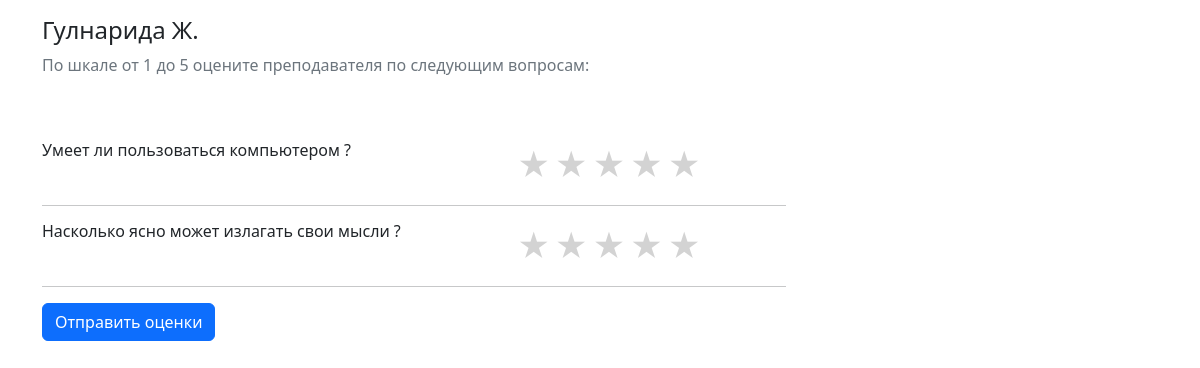
Before: /questionnaire/?prepod=1 with the older database file.
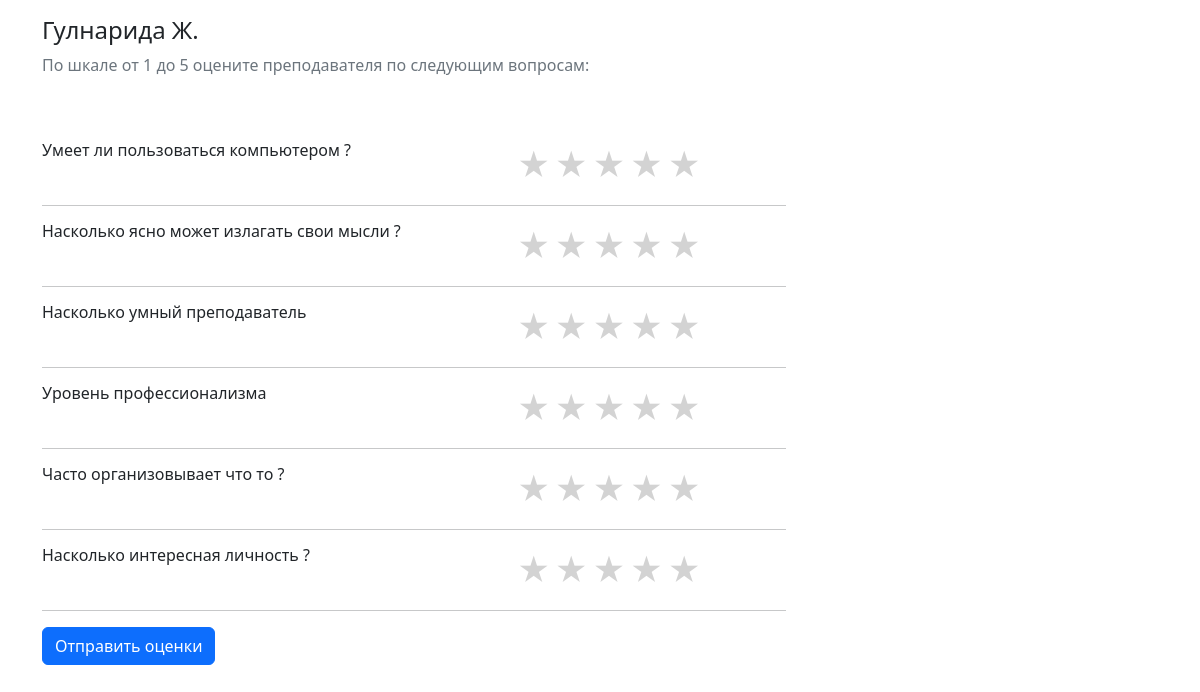
After: the same page with the newer database file.
### main/models.py (models this page shows, shortened)
class Prepod(models.Model):
    name = models.CharField(max_length=100)
    photo = models.ImageField(upload_to='prepod_photos/', null=True, blank=True)
    bio = models.TextField(null=True, blank=True)  # Биография преподавателя
    department = models.CharField(max_length=100, null=True, blank=True)  # Отдел или кафедра

class Question(models.Model):
    title = models.CharField(max_length=150)
    category = models.ForeignKey(QuestionCategory, on_delete=models.CASCADE)  # Для какой категории

### main/views.py (the view)
# urls.py: path('questionnaire/', questionnaire, name='questionnaire'),
def questionnaire(request):
    questions = Question.objects.all()
    prepod_id = request.GET.get('prepod')
    prepod = Prepod.objects.get(pk=prepod_id)
    context = {'prepod': prepod, 'questions': questions}
    return render(request, 'questionnaire.html', context)

### templates/questionnaire.html (shortened to what this page needs)
{% extends 'base.html' %}
{% block main %}
<h4>{{ prepod.name }}</h4>
<p class="text-secondary">По шкале от 1 до 5 оцените преподавателя по следующим вопросам:</p>
<br><br>
<form method="POST" action="{% url 'submit_ratings' %}">
    {% for question in questions %}
    <section class="row">
        <h6 class="col-5">{{ question.title }}</h6>
        <div class="col-6">
            <div class="star-rating" data-rating-id="{{ question.id }}">
                <span class="star" data-value="1">&#9733;</span>
                <span class="star" data-value="2">&#9733;</span>
                <span class="star" data-value="3">&#9733;</span>
                <span class="star" data-value="4">&#9733;</span>
                <span class="star" data-value="5">&#9733;</span>
            </div>
        </div>
    </section>
    <div class="col-8">
        <hr>
    </div>
    {% endfor %}
    <button type="submit" class="btn btn-primary">Отправить оценки</button>
</form>
{% endblock %}

### templates/base.html (shortened to what this page needs)
<!doctype html>
<html lang="ru">
<head>
    <link href="https://cdn.jsdelivr.net/npm/bootstrap@5.3.3/dist/css/bootstrap.min.css" rel="stylesheet">
</head>
<body>
    <div class="container mt-3">
       {% block main %}{% endblock %}
    </div>
</body>
</html>

### templates/base.html (style rules this page uses)
.star { font-size: 2rem; color: lightgray; cursor: pointer; transition: color 0.2s ease; }

Changed rows visible on the page:
added Question: title "Насколько умный преподаватель"
added Question: title "Уровень профессионализма"
added Question: title "Часто организовывает что то ?"
added Question: title "Насколько интересная личность ?"
